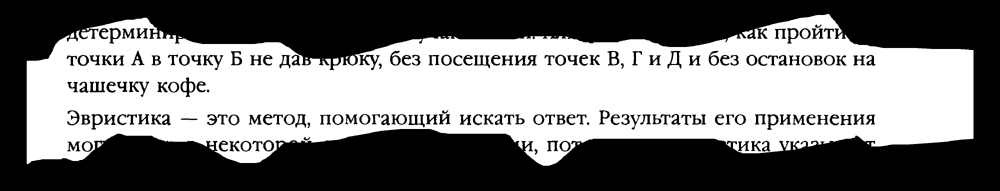
#> input picture resources/img/piece2.png, 1000 x 191 px
$ python match_edges.py   (Python 2 division)
#> lines starting #> are read from the running program, lines starting #| are printed output that depends on the picture; after the words box and inside, x2 and y2 are one past the last pixel; in counts of white or black regions, pixels touching at a corner belong together
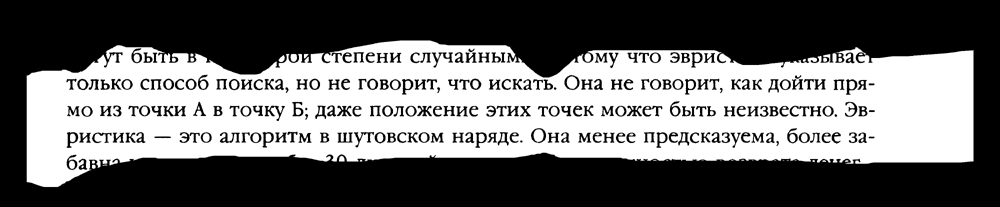
#> input picture resources/img/piece3.png, 1000 x 207 px
### contourfinder/core/imgbin.py
import cv2
import numpy as np


class Binaizer(object):
    """Converts an image to binary."""

    def binarize(selfself, img):
        pass


class ThresholdBinarizer(Binaizer):
    """Uses simple rule to binarize every pixel of an image: if intensity is less than threshold - set 0, else - set max value.
    Calculation of threshold and maximum value must be implemented in subclasses. Accepts only single channel 8bit images."""

    def _calcThreshold(self, img):
        pass

    def _calcMaxValue(self, img):
        pass

    def binarize(self, img):
        if (len(img.shape) > 2 and img.shape[2] > 1) or img.dtype != np.uint8:
            raise Exception('single UINT8 channel image expected')
        return cv2.threshold(img, self._calcThreshold(img), self._calcMaxValue(img), cv2.THRESH_BINARY)[1]
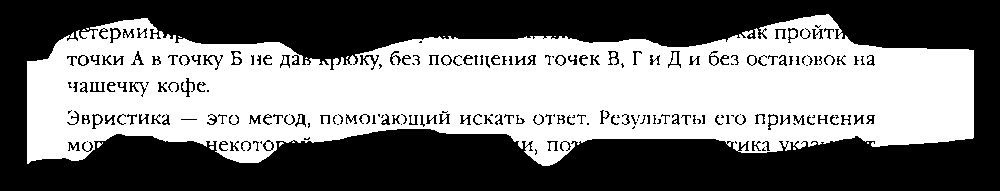
#> returned value: shape (191, 1000); 47.7% white; 23 white regions (16 under 20 px), largest, box (x1, y1, x2, y2) and area: (27, 14, 974, 166) 90771, (770, 116, 777, 124) 45, (113, 30, 119, 38) 39
#> in _getBinEdges, `closedBinImg = cv2.morphologyEx(binImg, cv2.MORPH_CLOSE, self.kernel)`: closedBinImg: shape (191, 1000); 51.6% white; 1 black region, box (x1, y1, x2, y2) and area: (0, 0, 1000, 191) 92455


class SimpleBinarizer(ThresholdBinarizer):
    """Converts image to black-white with specified threshold value."""

    def __init__(self, threshold):
        self.__threshold = threshold

    def _calcThreshold(self, img):
        return self.__threshold

    def _calcMaxValue(self, img):
        return 255

### contourfinder/core/detect.py
import cv2
from imgbin import SimpleBinarizer
import numpy as np


class EdgeDetector(object):
    """Returns edges as a binary image"""

    def getEdges(self, img):
        pass


class MorphEdgeDetector(EdgeDetector):
    """Applies the specified binarization algorithm to an image
    and finds edge points using morphological transformations"""

    def __init__(self, binarizer, inside=True):
        self.__binarizer = binarizer
        self.inside = inside

    def _getBinEdges(self, binImg):
        kernel = np.ones((3, 3), np.uint8)
        # maybe use cross kernel instead of box?
        # kernel = np.array([[0, 1, 0], [1, 1, 1], [0, 1, 0]], np.uint8)
        if self.inside:
            erosedBinImg = cv2.erode(binImg, kernel, iterations=1)
#> erosedBinImg: shape (191, 1000); 50.3% white; 1 black region, box (x1, y1, x2, y2) and area: (0, 0, 1000, 191) 94943
            return cv2.bitwise_and(cv2.bitwise_not(erosedBinImg), binImg)
#> returned value: shape (191, 1000); 1.3% white in thin lines or dots, all inside (x1, y1, x2, y2) = (28, 15, 975, 167)
        else:
            dilatedBinImg = cv2.dilate(binImg, kernel, iterations=1)
            return cv2.bitwise_and(dilatedBinImg, cv2.bitwise_not(binImg))

    def getEdges(self, img):
        # cv2.imwrite("source.bmp", img)
        binImg = self.__binarizer.binarize(img)
#> in binarize (call 2), `return cv2.threshold(img, self._calcThreshold(img), self._calcMaxValue..`: returned value: shape (207, 1000); 43.6% white; 45 white regions (34 under 20 px), largest, box (x1, y1, x2, y2) and area: (27, 40, 974, 187) 89546, (659, 134, 666, 142) 45, (688, 81, 694, 89) 43
        # cv2.imwrite("bin.bmp", binImg)
        return self._getBinEdges(binImg)
#> in _getBinEdges (call 2), `closedBinImg = cv2.morphologyEx(binImg, cv2.MORPH_CLOSE, self.kernel)`:
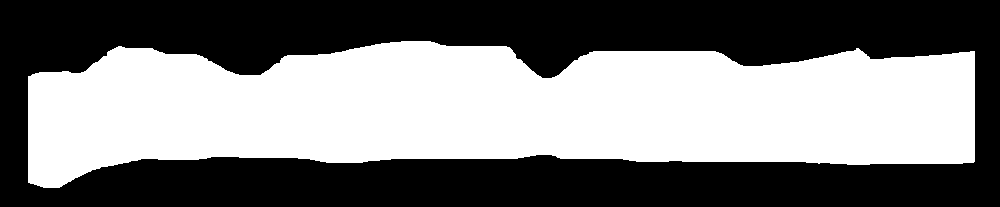
#> closedBinImg: shape (207, 1000); 48.6% white; 1 white region, box (x1, y1, x2, y2) and area: (28, 41, 975, 188) 100500


class ClosingMorphEdgeDetector(MorphEdgeDetector):
    """Applies closing morphological operation with specified kernel
    to binary image before finding contours"""

    def __init__(self, kernel, binarizer, inside=True):
        super(ClosingMorphEdgeDetector, self).__init__(binarizer, inside)
        self.kernel = kernel

    def _getBinEdges(self, binImg):
        closedBinImg = cv2.morphologyEx(binImg, cv2.MORPH_CLOSE, self.kernel)
        # cv2.imwrite("closed.bmp", closedBinImg)
        return MorphEdgeDetector._getBinEdges(self, closedBinImg)
#> in _getBinEdges (call 2), `erosedBinImg = cv2.erode(binImg, kernel, iterations=1)`:
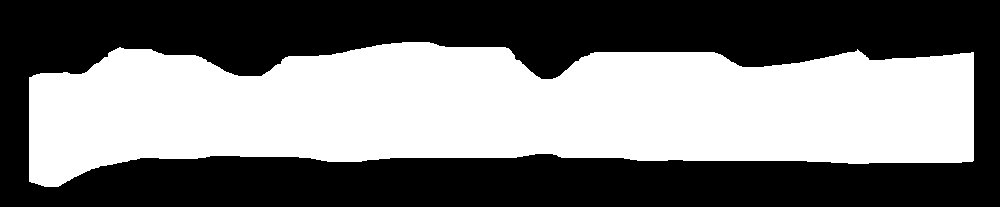
#> erosedBinImg: shape (207, 1000); 47.4% white; 1 white region, box (x1, y1, x2, y2) and area: (29, 42, 974, 187) 98110
#> in _getBinEdges (call 2), `return cv2.bitwise_and(cv2.bitwise_not(erosedBinImg), binImg)`:
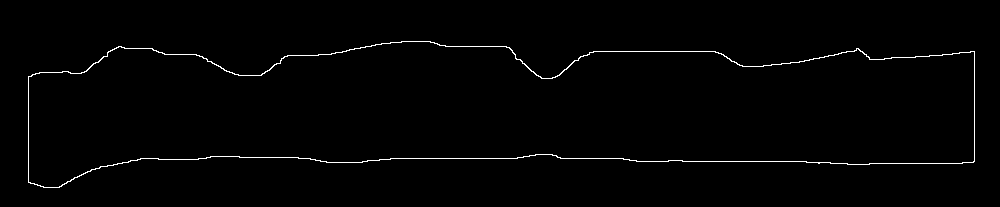
#> returned value: shape (207, 1000); 1.2% white in thin lines or dots, all inside (x1, y1, x2, y2) = (28, 41, 975, 188)


class CannyEdgeDetector(EdgeDetector):
    """Calculates contour using Canny edge detection algorithm"""

    # [5 lines left out: function __init__, not called in this run]

    def getEdges(self, img):
        return cv2.Canny(image=img, threshold1=self.low, threshold2=self.high,
            apertureSize=self.ksize, L2gradient=self.presice)


class EdgeDetectorFactory(object):

    def createMorphEdgeDetector(self, threshold, inside=True):
        return MorphEdgeDetector(SimpleBinarizer(threshold), inside)

    def createClosingMorphEdgeDetector(self, threshold, ksize, inside=True):
        return ClosingMorphEdgeDetector(
            np.ones((ksize, ksize), np.uint8), SimpleBinarizer(threshold), inside)

    def createCannyEdgeDetector(self, low, high):
        return CannyEdgeDetector(low, high)

### contourfinder/core/match.py
import numpy as np
import cv2


class EdgeMatcher(object):
    """
        Matches edges of two images representing pieces of a paper with text broken into horizontal strips.
    Edges of pieces are shifted relative to each other vertically to find position where they most look like
    two adjacent pieces of rotten paper put together.
        The result is a tuple of three elements. First is the number of pixels from the bottom of first image to the top
    of second image for which edges are most adjacent. Second is the value of numeric coefficient representing edges'
    adjacency when shifted by this number. Third is the image representing supposed gap line between two pieces.
    """

    def matchEdges(self, top_piece, bottom_piece):
        pass


class BinaryEdgeMatcher(EdgeMatcher):
    """
        Extracts binary edges from pieces and calculates adjacency coefficient by applying logical AND and counting
    number of non-zero pixels.
    """

    def __init__(self, edge_detector):
        self.edge_detector = edge_detector

    def matchEdges(self, top_piece, bottom_piece):
        if top_piece.shape[1] != bottom_piece.shape[1]:
            raise Exception("Pieces of the same width expected")

        top_edge = self.edge_detector.getEdges(top_piece)
        bottom_edge = self.edge_detector.getEdges(bottom_piece)
        width = top_piece.shape[1]
#> width = 1000

        half_top = top_edge.shape[0] / 2
#> half_top = 95
        half_bottom = bottom_edge.shape[0] / 2
#> half_bottom = 103
        im1 = np.zeros([half_top + half_bottom, width], np.uint8)
        if half_top == top_edge.shape[0] - half_top:
            im1[0:half_top, 0:width] = top_edge[half_top:, 0:width]
        else:
            im1[0:half_top, 0:width] = top_edge[half_top + 1:, 0:width]
#> im1: shape (198, 1000); 0.64% white in thin lines or dots, all inside (x1, y1, x2, y2) = (28, 0, 975, 71)

        max_nonzero, delta_for_max, im_product_for_max = 0, 0, None

        for delta in range(-half_bottom + 1, half_top + 1):
            im2 = np.zeros([half_top + half_bottom, width], np.uint8)
            if delta >= 0:
                im2[delta:delta + half_bottom, 0:width] = bottom_edge[0:half_bottom, 0:width]
            else:
                im2[0:half_bottom + delta, 0:width] = bottom_edge[-delta:half_bottom, 0:width]

            im_product = cv2.bitwise_and(im1, im2)
            nonzero = np.nonzero(im_product)[0].shape[0]
            if nonzero > max_nonzero:
                max_nonzero = nonzero
                delta_for_max = delta
                im_product_for_max = im_product
            elif im_product_for_max is None:
                im_product_for_max = im_product
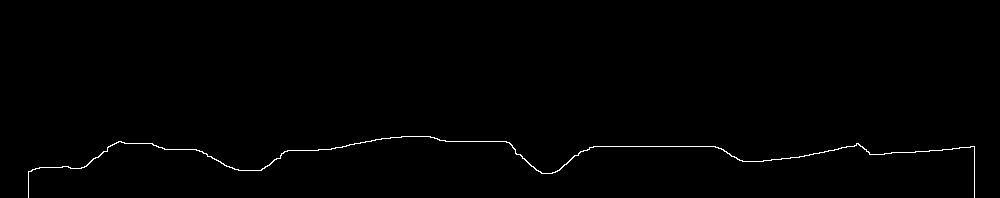
#> im2: shape (198, 1000); 0.62% white in thin lines or dots, all inside (x1, y1, x2, y2) = (28, 136, 975, 198)
#> im_product: shape (198, 1000); every value is 0
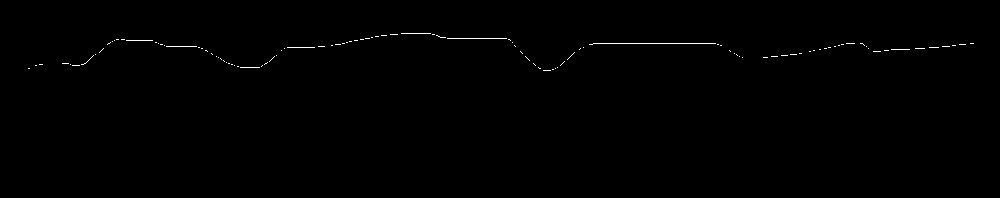
#> im_product_for_max: shape (198, 1000); 0.35% white in thin lines or dots, all inside (x1, y1, x2, y2) = (28, 33, 974, 71)
#> after the loop, delta_for_max = -8; max_nonzero = 691

        return delta_for_max, max_nonzero, im_product_for_max

### contourfinder/match_edges.py
import cv2
from contourfinder.core.detect import EdgeDetectorFactory
from contourfinder.core.match import BinaryEdgeMatcher


img1 = cv2.cvtColor(cv2.imread('../resources/img/piece2.png', 1), cv2.COLOR_BGR2GRAY)
img2 = cv2.cvtColor(cv2.imread('../resources/img/piece3.png', 1), cv2.COLOR_BGR2GRAY)

detector = EdgeDetectorFactory().createClosingMorphEdgeDetector(100, 10)
matcher = BinaryEdgeMatcher(detector)
result = matcher.matchEdges(img1, img2)

print result[0], result[1]
#| -8 691
cv2.imshow('gap line', result[2])
cv2.waitKey(0)
